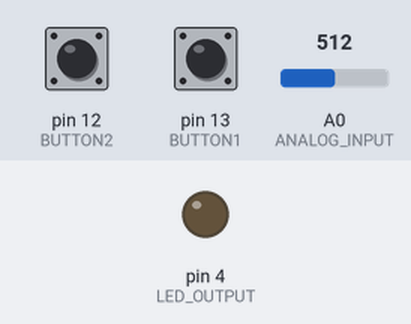
This sketch was run on a simulated Arduino Uno, built with avr-gcc and run on an emulated ATmega328P. On the bench: output pins drawn as LEDs (lit = HIGH). Inputs (shaded band) come from the test bench; at power-on: A0 (ANALOG_INPUT) = 512, pin 12 (BUTTON2) HIGH, pin 13 (BUTTON1) HIGH.

Above: at 1.2 s.
1.3 s: A0 (ANALOG_INPUT) set to 595
2.8 s: A0 (ANALOG_INPUT) set to 621
At 3.4 s:
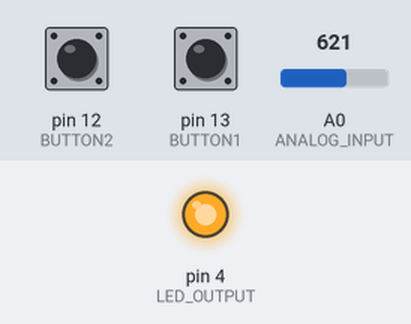
4.3 s: A0 (ANALOG_INPUT) set to 511
At 5.5 s:
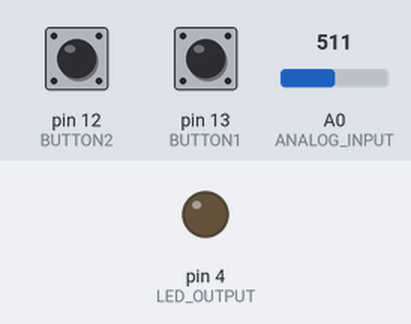
5.8 s: A0 (ANALOG_INPUT) set to 415
7.3 s: A0 (ANALOG_INPUT) set to 399
At 8.0 s:
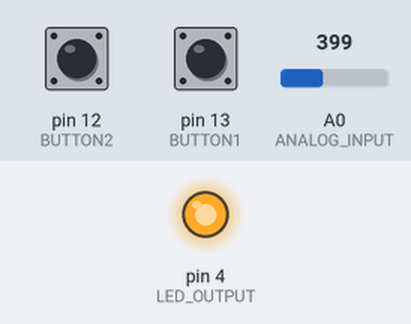
Timing chart, 0 to 9.8 s (numbered marks = the images above; inputs shaded):
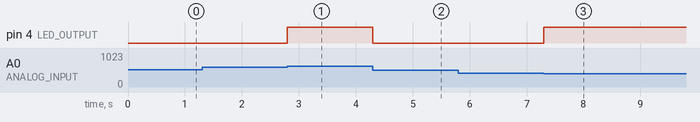

Measured:
- the behaviour switches between 611 and 612 on A0 (ANALOG_INPUT) (found by bisection; images 0 and 1)
- the behaviour switches between 408 and 407 on A0 (ANALOG_INPUT) (found by bisection; images 2 and 3)
- after the input at 1.3 s, every drawn part: stays the same
- after the input at 2.8 s, pin 4 (LED_OUTPUT): LOW → HIGH at once
- after the input at 4.3 s, pin 4 (LED_OUTPUT): HIGH → LOW at once
- after the input at 5.8 s, every drawn part: stays the same
- after the input at 7.3 s, pin 4 (LED_OUTPUT): LOW → HIGH at once

The sketch:

LogicGates.ino
```cpp
// C++ code
//

const int ANALOG_INPUT = A0;


const int BUTTON1 = 13;
const int BUTTON2 = 12;

const int LED_OUTPUT = 4;


void setup()
{
  pinMode(ANALOG_INPUT, INPUT);
  pinMode(BUTTON1, INPUT);
  pinMode(BUTTON2, INPUT);

  pinMode(LED_OUTPUT, OUTPUT);
}

void loop()
{

    // values will be divided into 5 parts of 51. 51*4 = 255
    int analogueValue = (analogRead(ANALOG_INPUT)/4);

    // actual inputs of buttons pressed
    int firstButton = !digitalRead(BUTTON1);
    int secondButton = !digitalRead(BUTTON2);

    // AND function
    if(analogueValue >= 0 && analogueValue <= 50){

    if (firstButton && secondButton) {
        digitalWrite(LED_OUTPUT, HIGH);
    }

    else{
        digitalWrite(LED_OUTPUT, LOW);
    }
    }

    // NAND function
    if(analogueValue >= 51 && analogueValue <= 101){

    if (firstButton && secondButton) {
        digitalWrite(LED_OUTPUT, LOW);
    }

    else{
        digitalWrite(LED_OUTPUT, HIGH);
    }
    }

    // OR function
    if(analogueValue >= 102 && analogueValue <= 152){

    if (firstButton && secondButton) {
        digitalWrite(LED_OUTPUT, HIGH);
    }

    else if (!firstButton && secondButton) {
        digitalWrite(LED_OUTPUT, HIGH);
    }

    else if (firstButton && !secondButton) {
        digitalWrite(LED_OUTPUT, HIGH);
    }

    else{
        digitalWrite(LED_OUTPUT, LOW);
    }
    }

    // NOR function
    if(analogueValue >= 153 && analogueValue <= 203){

    if (!firstButton && secondButton) {
        digitalWrite(LED_OUTPUT, LOW);
    }

    else if (firstButton && !secondButton) {
        digitalWrite(LED_OUTPUT, LOW);
    }

    else{
        digitalWrite(LED_OUTPUT, HIGH);
    }
    }

    // XNOR function
    if(analogueValue >= 204 && analogueValue <= 254){

    if (!firstButton && secondButton) {
        digitalWrite(LED_OUTPUT, HIGH);
    }

    else if (firstButton && !secondButton) {
        digitalWrite(LED_OUTPUT, HIGH);
    }

    else{
        digitalWrite(LED_OUTPUT, LOW);
    }
    }


  }
```
